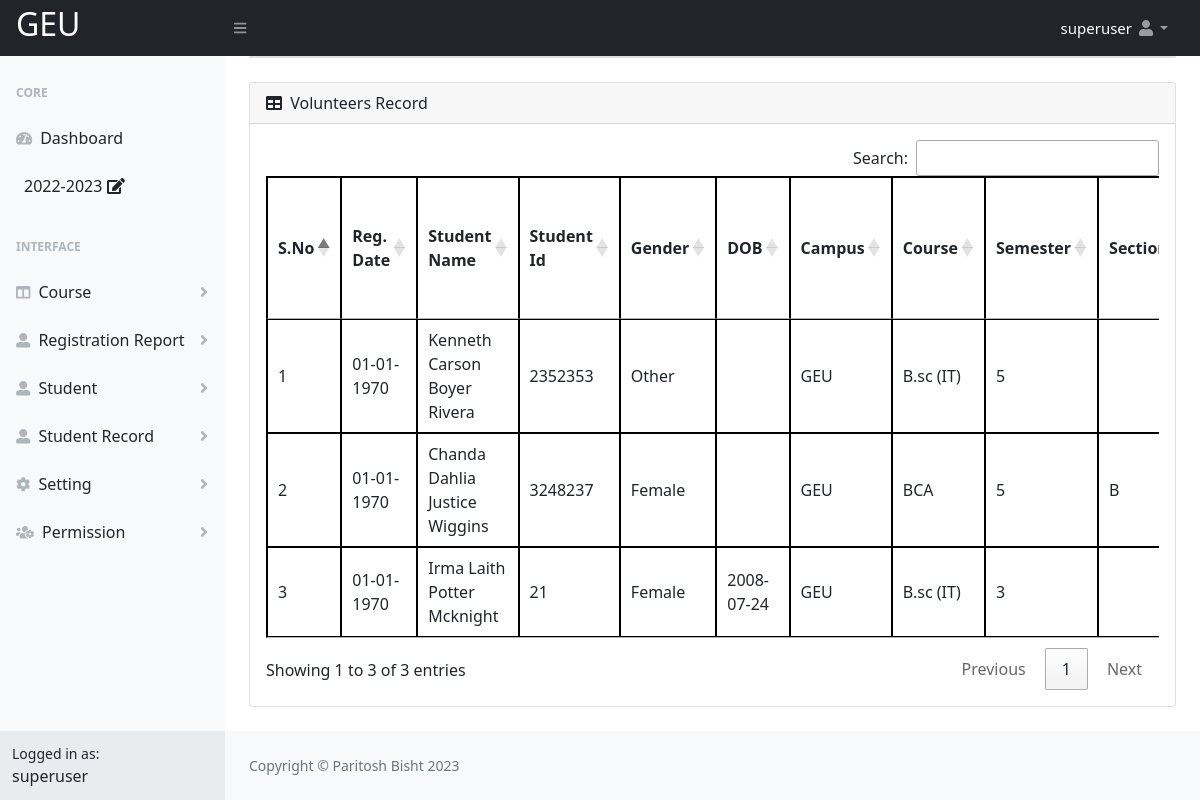
The app's page /Registration/admin/Volunteers_Record.php (signed in) with its own data.
### tables this page shows
CREATE TABLE `school` (
  `school_id` int(11) NOT NULL,
  `school_name` varchar(200) NOT NULL,
  `school_code` varchar(6) NOT NULL,
  `admission_number_starting` varchar(10) NOT NULL,
  `school_srtname` varchar(50) NOT NULL,
  `school_photo` varchar(100) NOT NULL,
  `school_number` varchar(200) NOT NULL,
  `school_email` varchar(200) NOT NULL,
  `school_address` varchar(200) NOT NULL,
  `school_country` varchar(100) NOT NULL,
  `school_state` varchar(100) NOT NULL,
  `school_district` varchar(100) NOT NULL,
  `school_city` varchar(100) NOT NULL,
  `school_pincode` varchar(100) NOT NULL,
  `status` varchar(10) NOT NULL,
  `own_filled` varchar(10) NOT NULL,
  `createdby` varchar(100) NOT NULL,
  `createdtime` varchar(100) NOT NULL,
  `updateby` varchar(100) NOT NULL,
  `updatetime` varchar(100) NOT NULL,
  `disableby` varchar(100) NOT NULL,
  `disabletime` varchar(100) NOT NULL
);

CREATE TABLE `user` (
  `id` int(11) NOT NULL,
  `first_name` varchar(50) NOT NULL,
  `middle_name` varchar(50) NOT NULL,
  `last_name` varchar(50) NOT NULL,
  `login` varchar(50) NOT NULL,
  `user_id` varchar(100) NOT NULL,
  `password` varchar(255) NOT NULL,
  `hash_password` varchar(255) NOT NULL,
  `dob` varchar(30) NOT NULL,
  `number` varchar(20) NOT NULL,
  `email` varchar(50) NOT NULL,
  `photo` varchar(100) NOT NULL,
  `type` varchar(20) NOT NULL,
  `status` varchar(10) NOT NULL,
  `disablereason` varchar(300) NOT NULL,
  `activereason` varchar(300) NOT NULL,
  `pass` varchar(100) NOT NULL,
  `oldpass` varchar(100) NOT NULL,
  `session` varchar(20) NOT NULL,
  `createdby` varchar(50) NOT NULL,
  `createdtime` varchar(50) NOT NULL,
  `updateby` varchar(100) NOT NULL,
  `updatetime` varchar(100) NOT NULL,
  `disableby` varchar(50) NOT NULL,
  `disabletime` varchar(50) NOT NULL,
  `password_reset_by` varchar(10) NOT NULL,
  `password_reset_time` varchar(30) NOT NULL,
  `forget_password_time` varchar(100) NOT NULL,
  `change_pass_time` varchar(100) NOT NULL,
  `wrong_pass_count` int(10) NOT NULL,
  `wrong_pass_time` varchar(30) NOT NULL,
  `wrong_pass_reset_type` varchar(20) NOT NULL,
  `current_session` varchar(20) NOT NULL,
  `statusactivereason` varchar(100) NOT NULL,
  `statusactiveby` varchar(20) NOT NULL,
  `statusactivetime` varchar(30) NOT NULL,
  `usercourse_id` varchar(20) NOT NULL,
  `usersection` varchar(20) NOT NULL,
  `usersemester` varchar(20) NOT NULL
);

CREATE TABLE `menu` (
  `menu_id` int(20) NOT NULL,
  `menu_name` varchar(30) NOT NULL,
  `menu_icon` varchar(30) NOT NULL,
  `menu_order` varchar(10) NOT NULL,
  `status` varchar(10) NOT NULL,
  `disablereason` varchar(100) NOT NULL,
  `activereason` varchar(100) NOT NULL,
  `createdby` varchar(30) NOT NULL,
  `createdtime` varchar(30) NOT NULL,
  `updateby` varchar(30) NOT NULL,
  `updatetime` varchar(30) NOT NULL,
  `disableby` varchar(30) NOT NULL,
  `disabletime` varchar(30) NOT NULL
);

CREATE TABLE `student_list` (
  `id` int(11) NOT NULL,
  `student_id` varchar(11) NOT NULL,
  `first_name` varchar(50) NOT NULL,
  `middle_name` varchar(50) NOT NULL,
  `last_name` varchar(50) NOT NULL,
  `student_number` varchar(15) NOT NULL,
  `student_telegramnumber` varchar(20) NOT NULL,
  `student_email` varchar(50) NOT NULL,
  `student_gender` varchar(10) NOT NULL,
  `student_college` varchar(50) NOT NULL,
  `student_course` varchar(50) NOT NULL,
  `student_semester` varchar(50) NOT NULL,
  `student_section` varchar(10) NOT NULL,
  `student_dob` varchar(30) NOT NULL,
  `classroll` varchar(20) NOT NULL,
  `hobbies` varchar(1000) NOT NULL,
  `status` varchar(10) NOT NULL,
  `student_status` varchar(10) NOT NULL,
  `volexperience` varchar(10) NOT NULL,
  `helpus` varchar(1000) NOT NULL,
  `createdby` varchar(10) NOT NULL,
  `createdtime` varchar(30) NOT NULL,
  `session` varchar(15) NOT NULL,
  `updateby` varchar(10) NOT NULL,
  `updatetime` varchar(30) NOT NULL,
  `disablereason` varchar(100) NOT NULL,
  `disableby` varchar(10) NOT NULL,
  `disabletime` varchar(30) NOT NULL,
  `statusactivereason` varchar(500) NOT NULL,
  `statusactiveby` varchar(30) NOT NULL,
  `statusactivetime` varchar(30) NOT NULL
);

CREATE TABLE `campus` (
  `campus_id` int(10) NOT NULL,
  `campus_name` varchar(100) NOT NULL,
  `campus_acroym` varchar(50) NOT NULL,
  `status` varchar(10) NOT NULL,
  `createdby` varchar(10) NOT NULL,
  `createdtime` varchar(30) NOT NULL,
  `updateby` varchar(10) NOT NULL,
  `updatetime` varchar(30) NOT NULL,
  `disableby` varchar(10) NOT NULL,
  `disabletime` varchar(30) NOT NULL
);

CREATE TABLE `course_detail` (
  `course_id` int(11) NOT NULL,
  `course_id2` int(11) NOT NULL,
  `course_name` varchar(50) NOT NULL,
  `course_duration` varchar(50) NOT NULL,
  `course_acroym` varchar(50) NOT NULL,
  `school_id` varchar(10) NOT NULL,
  `status` varchar(10) NOT NULL,
  `disablereason` varchar(100) NOT NULL,
  `activereason` varchar(100) NOT NULL,
  `createdby` varchar(20) NOT NULL,
  `createdtime` varchar(30) NOT NULL,
  `updateby` varchar(30) NOT NULL,
  `updatetime` varchar(30) NOT NULL,
  `disableby` varchar(30) NOT NULL,
  `disabletime` varchar(30) NOT NULL,
  `activeby` varchar(30) NOT NULL,
  `activetime` varchar(30) NOT NULL,
  `course_type` varchar(20) NOT NULL,
  `department_id` varchar(10) NOT NULL,
  `course_type2` varchar(50) NOT NULL
);

### Registration/admin/Volunteers_Record.php (the view, shortened to what this page needs)
<?php
include("include/header.php");
?>
           <div id="layoutSidenav_content">
                <main>
                    <div class="container-fluid px-4">
                        <div class="card mb-4">
                        </div>
                        <div class="card mb-4">
                            <div class="card-header">
                                <i class="fas fa-table me-1"></i>
                                Volunteers Record
                            </div>
                            <div class="card-body">
                                <div style="overflow-x:auto;">
                                <table id="datatablesSimpl">
                                    <thead>
                                        <tr>
                                           <th>S.No</th>
                                            <th>Reg. Date</th>
                                            <th>Student Name</th>
                                            <th>Student Id</th>
                                            <th>Gender</th>
                                            <th>DOB</th>
                                            <th>Campus</th>
                                            <th>Course</th>
                                            <th>Semester</th>
                                            <th>Section</th>
                             </tr>
                                    </thead>
                                    <tbody>
                                       <?php
                                       $count = 0;
                                        $sql=mysqli_query($con,"SELECT * FROM `student_list` ");
                                        while($result=mysqli_fetch_assoc($sql))
    {
        $count+=1;
$courseid=$result['student_course'];
$collegeid=$result['student_college'];
 $campusname=mysqli_query($con,"SELECT * FROM `campus` WHERE `campus_id`='$collegeid'");
                $campusnameresult=mysqli_fetch_array($campusname);
                $college_name=$campusnameresult['campus_acroym'];
                $coursequery=mysqli_query($con,"SELECT * FROM `course_detail` WHERE `course_id2`=\"$courseid\"");
                                        $resultcoursequery=mysqli_fetch_array($coursequery);
                                                          $course_name=$resultcoursequery['course_acroym'];
                                        ?>
                                        <tr>
                                            <td><?php echo $count; ?></td>
                                            <td><?php echo  date("d-m-Y", strtotime($reresult['createdtime']));  ?></td>
                                            <td><?php echo $result['first_name']." ".$result['middle_name']." ".$result['last_name']; ?></td>
                                            <td><?php echo $result['student_id']; ?></td>
                                            <td><?php echo $result['student_gender']; ?></td>
                                            <td><?php echo $result['student_dob']; ?></td>
                                            <td><?php echo $college_name; ?></td>
                                            <td><?php echo $course_name; ?></td>
                                            <td><?php echo $result['student_semester']; ?></td>
                                            <td><?php echo $result['student_section']; ?></td>
                                        </tr>
                                         <?php
                                    }
                                        ?>
                                    </tbody>
                                </table>
                            </div>
                        </div>
                    </div>
  </div>
                </main>
<?php
          include("include/footer.php");
      ?>

### Registration/admin/include/header.php (shortened to what this page needs)
<?php
    include("config.php");
 ?>
 <?php
extract($_POST);
?>
<!DOCTYPE html>
<html lang="en">
    <head>
        <link href="https://cdn.jsdelivr.net/npm/simple-datatables@latest/dist/style.css" rel="stylesheet" />
        <link href="css/styles.css" rel="stylesheet" />
         <link href=" https://cdnjs.cloudflare.com/ajax/libs/twitter-bootstrap/5.0.1/css/bootstrap.min.css" rel="stylesheet" />
         <link rel="stylesheet" href="https://cdn.datatables.net/1.10.19/css/jquery.dataTables.min.css">
         <link href=" https://cdn.datatables.net/buttons/2.2.2/css/buttons.dataTables.min.css" rel="stylesheet" />
          <link href="https://cdn.datatables.net/1.11.4/css/dataTables.bootstrap5.min.css" rel="stylesheet" />
    </head>
    <body class="sb-nav-fixed"  oncontextmenu="return false">
       <nav class="sb-topnav navbar navbar-expand navbar-dark bg-dark">
            <a class="navbar-brand ps-3" href="dashboard.php"><?php
$schol=mysqli_query($con,"SELECT * FROM `school` WHERE `status` = \"Active\"");
$res1=mysqli_fetch_assoc($schol); ?>
<h2 style="text-transform:uppercase;"><?php
echo $school_short_name_record = $res1['school_srtname'];
?></h2></a>
            <button class="btn btn-link btn-sm order-1 order-lg-0 me-4 me-lg-0" id="sidebarToggle" href="#!"><i class="fas fa-bars"></i></button>
            <ul class="navbar-nav ms-auto ms-md-0 me-3 me-lg-4">
                   <?php
$loginsession = $_SESSION["alogin"];
$q=mysqli_query($con,"SELECT * FROM `user` WHERE `login` ='$loginsession'  and `status` = \"Active\"");
$res=mysqli_fetch_assoc($q);
$login_user_type = $res['type'];
$log = $res['id'];
$useractivesessionquery=mysqli_query($con,"SELECT * FROM `user` WHERE `id` ='$log'");
$resuseractivesessionquery=mysqli_fetch_assoc($useractivesessionquery);
$activesession_record=$resuseractivesessionquery['current_session'];
                    ?>
                <li class="nav-item dropdown">
                    <a class="nav-link dropdown-toggle" id="navbarDropdown" href="#" role="button" data-bs-toggle="dropdown" aria-expanded="false"><span style=" font-size:15px; color: white;" aria-expanded="false">  <?php echo $res['first_name'] ." ".$res['middle_name']  ." ". $res['last_name']; ?></span> <i class="fas fa-user fa-fw"></i></a>
                </li>
            </ul>
        </nav>
        <div id="layoutSidenav">
            <div id="layoutSidenav_nav">
                <nav class="sb-sidenav accordion sb-sidenav-light" id="sidenavAccordion">
                    <div class="sb-sidenav-menu">
                        <div class="nav">
                            <div class="sb-sidenav-menu-heading">Core</div>
                            <a class="nav-link" href="dashboard.php">
                                <div class="sb-nav-link-icon"><i class="fas fa-tachometer-alt"></i></div>
                                Dashboard
                            </a>
                            <?php if ($login_user_type=="superuser" || $login_user_type=="admin") { ?>
                              <a class="nav-link" href=""  data-bs-toggle="modal" data-bs-target="#sessionmodal" >
                                <?php echo $activesession_record;?>&nbsp;<i class="fas fa-edit"></i>
                            </a>
                             <?php } ?>
                             <div class="sb-sidenav-menu-heading">Interface</div>
<?php
       $menulistqry="SELECT * FROM `menu` WHERE `status`='Active' ORDER BY `menu`.`menu_order` ASC";
       $menulistres=mysqli_query($con,$menulistqry);
       while($menulistdata=mysqli_fetch_assoc($menulistres))
        {
$rmenu_id=$menulistdata['menu_id'];
$menuaccessqry="SELECT * from `modulepermission` WHERE modulepermission.`modulemenu_id`='$rmenu_id' AND modulepermission.`modulepermission`='Yes' AND modulepermission.`moduleuser_id`='$log'";
$menuaccessres=mysqli_query($con,$menuaccessqry);
$menuaccessrow=mysqli_num_rows($menuaccessres);
if($menuaccessrow>0)
         {
          ?>
                            <a class="nav-link collapsed" href="#" data-bs-toggle="collapse" data-bs-target="#collapse<?php echo $menulistdata['menu_id'];?>" aria-expanded="false" aria-controls="collapse<?php echo $menulistdata['menu_id'];?>">
                                <div class="sb-nav-link-icon"><i class="<?php echo $menulistdata['menu_icon'];?>"></i></div>
                                <?php echo $menulistdata['menu_name'];?>
                                <div class="sb-sidenav-collapse-arrow"><i class="fas fa-angle-down"></i></div>
                            </a>
                           <?php } } ?>
                             </div>
                    </div>
                    <div class="sb-sidenav-footer">
                        <div class="small">Logged in as:</div>
                        <?php echo $res['login']; ?>
                    </div>
                </nav>
            </div>

### Registration/admin/include/footer.php (style rules this page uses)
table, th, td { border: .1px solid black; border-collapse: collapse; }

### records on screen
school: school_srtname "GEU"
user: first_name "superuser", current_session "2022-2023", login "superuser"
menu: menu_name "Course"
menu: menu_name "Registration Report"
menu: menu_name "Student"
menu: menu_name "Student Record"
menu: menu_name "Setting"
menu: menu_name "Permission"
student_list: first_name "Kenneth", middle_name "Carson Boyer", last_name "Rivera", student "2352353", student_gender "Other", campus.campus_acroym "GEU", course_detail.course_acroym "B.sc (IT)", student_semester "5"
student_list: first_name "Chanda", middle_name "Dahlia Justice", last_name "Wiggins", student "3248237", student_gender "Female", campus.campus_acroym "GEU", course_detail.course_acroym "BCA", student_semester "5", student_section "B"
student_list: first_name "Irma", middle_name "Laith Potter", last_name "Mcknight", student "21", student_gender "Female", student_dob "2008-07-24", campus.campus_acroym "GEU", course_detail.course_acroym "B.sc (IT)", student_semester "3"
